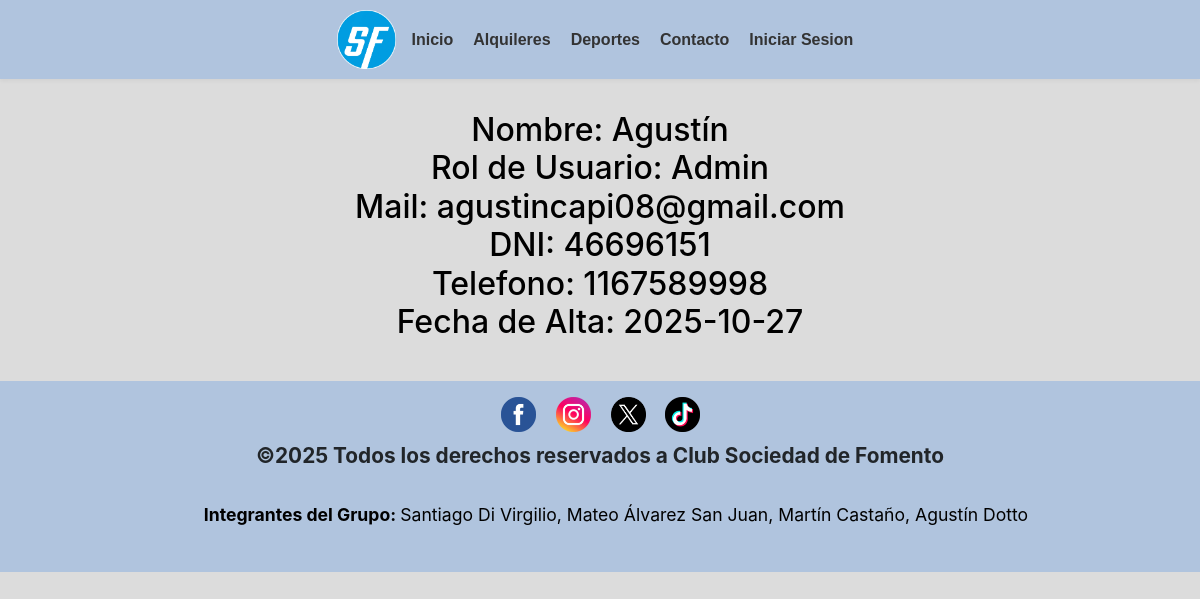
Screenshot of /perfil.php?id=3 with the database file from the repository.
### tables this page shows
CREATE TABLE `usuarios` (
  `id_usuario` int(5) NOT NULL,
  `nombre` varchar(10) NOT NULL,
  `clave` varchar(255) NOT NULL,
  `dni` varchar(15) NOT NULL,
  `email` varchar(100) NOT NULL,
  `telefono` varchar(20) NOT NULL,
  `fecha_alta` date NOT NULL,
  `rol` varchar(20) NOT NULL,
  `id_sesion` varchar(255) DEFAULT NULL
);

### perfil.php (the view, shortened to what this page needs)
<!DOCTYPE html>
<html lang="es">
<head>
    <link href="https://cdn.jsdelivr.net/npm/bootstrap@5.3.2/dist/css/bootstrap.min.css" rel="stylesheet">
	<link rel="stylesheet" href="https://cdnjs.cloudflare.com/ajax/libs/font-awesome/4.7.0/css/font-awesome.min.css">
	<link rel="stylesheet" type="text/css" href="css/estilos.css">
</head>
<body>
<body>
	<header>
		<a href="index.php"><img src="imagenes/logo.webp" alt="Logo de la página" class="logo"></a>
	<?php
    include("NAV.php");
    ?>
    </header>
    <?php
   include("conexion.php");
   if (isset($_GET['id']) && is_numeric($_GET['id'])) {
        $id = $_GET['id'];
    } else {
        $id = $_SESSION['ID'];
    }
    $consulta = mysqli_query($conexion, "SELECT * FROM usuarios WHERE id_usuario='$id'");
    $resultado = mysqli_fetch_assoc($consulta);
    ?>
<article class="perfil">
        <h2> Nombre: <?php echo htmlspecialchars($resultado['nombre']); ?>
         <br>Rol de Usuario: <?php echo htmlspecialchars($resultado['rol']); ?>
         <br>Mail: <?php echo htmlspecialchars($resultado['email']); ?>
         <br>DNI: <?php echo htmlspecialchars($resultado['dni']); ?>
         <br>Telefono: <?php echo htmlspecialchars($resultado['telefono']); ?>
         <br>Fecha de Alta: <?php echo htmlspecialchars($resultado['fecha_alta']); ?>
         </h2>
</article>
<footer>
<?php
    include("FOOTER.php");
    ?>
</footer>
</body>
</html>

### css/estilos.css (style rules this page uses)
* { padding: 0; margin: 0; }
body { background-color: #dcdcdc; font-family: -apple-system, BlinkMacSystemFont, "Segoe UI", Roboto, Helvetica, Arial, sans-serif, "Apple Color Emoji", "Segoe UI Emoji", "Segoe UI Symbol"; font-size: 1.3rem; background-size: cover; background-position: center; min-height: 100vh; / background-attachment: fixed; display: flex; flex-direction: column; }
header { text-align: center; background-color: #b0c4de; padding: 10px; position: relative; align-items: center; box-shadow: 0 2px 4px rgba(0, 0, 0, 0.05); }
a { text-decoration: none; color:rgb(42, 75, 138); }
.logo { width: 5%; display: inline-block; vertical-align: middle; }
footer { background-color: #b0c4de; text-align: center; padding: 1rem 0; }
.perfil { color: #000000; text-align: center; margin: 2rem; font-family: -apple-system, BlinkMacSystemFont, "Segoe UI", Roboto, Helvetica, Arial, sans-serif, "Apple Color Emoji", "Segoe UI Emoji", "Segoe UI Symbol"; font-size: 3rem; }

### rows the page displays
usuarios: nombre "Agustín", rol "Admin", email "agustincapi08@gmail.com", dni "46696151", telefono "1167589998", fecha_alta "2025-10-27"
